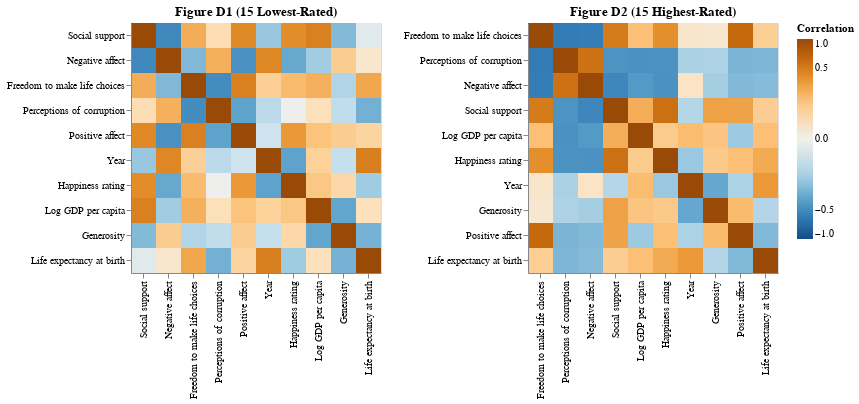

Notebook code for this chart:
### Markdown cell above
By examining Figures C1-C3, we can see that each variable of interest seems to significantly vary between the fifteen lowest rated countries. The variability decreases among the fifteen highest rated countries, possibly implying that lower rated countries' happiness ranks are affected by more than these three factors. If this is the case, it might follow that these variables would have weaker correlations with happiness ratings in these countries. We can test this out by constructing correlation heatmaps once again for each of the two groups.

### Code cell
# construct correlation matrix for fifteen lowest-rated
whr_lowest_15 = whr_data.set_index(whr_data.Country).loc[['Afghanistan', 'South Sudan', 'Central African Republic',
                                                          'Burundi','Rwanda', 'Togo', 'Tanzania', 'Zimbabwe',
                                                          'Comoros', 'Yemen', 'Botswana', 'Haiti', 'Sierra Leone', 
                                                          'Malawi', 'Madagascar'], :]
corr_mx1 = whr_lowest_15.drop(columns=['Country']).corr()

# melt corr_mx
corr_mx_long1 = corr_mx1.reset_index().rename(
    columns = {'index': 'row'}
).melt(
    id_vars = 'row',
    var_name = 'col',
    value_name = 'Correlation'
)

# construct correlation heatmap
fig_d1 = alt.Chart(corr_mx_long1, title = 'Figure D1 (15 Lowest-Rated)').mark_rect().encode(
    x = alt.X('col', title = '', sort = {'field': 'Correlation', 'order': 'ascending'}), 
    y = alt.Y('row', title = '', sort = {'field': 'Correlation', 'order': 'ascending'}),
    color = alt.Color('Correlation', 
                      scale = alt.Scale(scheme = 'blueorange', # diverging gradient
                                        domain = (-1, 1), # ensure white = 0
                                        type = 'sqrt'), # adjust gradient scale
                     legend = alt.Legend(tickCount = 5)) # add ticks to colorbar at 0.5 for reference
).properties(width = 250, height = 250)



# construct correlation matrix for fifteen highest-rated
whr_highest_15 = whr_data.set_index(whr_data.Country).loc[['United States', 'Luxembourg', 'Costa Rica', 'Austria',
                                                           'Australia', 'Israel', 'New Zealand', 'Canada', 'Sweden',
                                                           'Netherlands', 'Iceland', 'Switzerland', 'Norway',
                                                           'Finland', 'Denmark'], :]
corr_mx2 = whr_highest_15.drop(columns=['Country']).corr()

# melt corr_mx
corr_mx_long2 = corr_mx2.reset_index().rename(
    columns = {'index': 'row'}
).melt(
    id_vars = 'row',
    var_name = 'col',
    value_name = 'Correlation'
)

# construct correlation heatmap
fig_d2 = alt.Chart(corr_mx_long2, title = 'Figure D2 (15 Highest-Rated)').mark_rect().encode(
    x = alt.X('col', title = '', sort = {'field': 'Correlation', 'order': 'ascending'}), 
    y = alt.Y('row', title = '', sort = {'field': 'Correlation', 'order': 'ascending'}),
    color = alt.Color('Correlation', 
                      scale = alt.Scale(scheme = 'blueorange', # diverging gradient
                                        domain = (-1, 1), # ensure white = 0
                                        type = 'sqrt'), # adjust gradient scale
                     legend = alt.Legend(tickCount = 5)) # add ticks to colorbar at 0.5 for reference
).properties(width = 250, height = 250)

# display
fig_d1 | fig_d2

### Figure 1 — Vega-Lite specification as saved in the notebook (floating-point values rounded to 4 significant figures)
{"$schema": "https://vega.github.io/schema/vega-lite/v4.17.0.json", "config": {"view": {"continuousHeight": 300, "continuousWidth": 400}}, "datasets": {"data-14d9b4f92e3e331f373729da36580454": [{"Correlation": 1, "col": "Year", "row": "Year"}, {"Correlation": -0.3532, "col": "Year", "row": "Happiness rating"}, {"Correlation": 0.08535, "col": "Year", "row": "Log GDP per capita"}, {"Correlation": -0.1703, "col": "Year", "row": "Social support"}, {"Correlation": 0.4808, "col": "Year", "row": "Life expectancy at birth"}, {"Correlation": 0.09003, "col": "Year", "row": "Freedom to make life choices"}, {"Correlation": -0.05956, "col": "Year", "row": "Generosity"}, {"Correlation": -0.08202, "col": "Year", "row": "Perceptions of corruption"}, {"Correlation": -0.04698, "col": "Year", "row": "Positive affect"}, {"Correlation": 0.4349, "col": "Year", "row": "Negative affect"}, {"Correlation": -0.3532, "col": "Happiness rating", "row": "Year"}, {"Correlation": 1, "col": "Happiness rating", "row": "Happiness rating"}, {"Correlation": 0.1231, "col": "Happiness rating", "row": "Log GDP per capita"}, {"Correlation": 0.3992, "col": "Happiness rating", "row": "Social support"}, {"Correlation": -0.1508, "col": "Happiness rating", "row": "Life expectancy at birth"}, {"Correlation": 0.1749, "col": "Happiness rating", "row": "Freedom to make life choices"}, {"Correlation": 0.06327, "col": "Happiness rating", "row": "Generosity"}, {"Correlation": -0.0006957, "col": "Happiness rating", "row": "Perceptions of corruption"}, {"Correlation": 0.3309, "col": "Happiness rating", "row": "Positive affect"}, {"Correlation": -0.3247, "col": "Happiness rating", "row": "Negative affect"}, {"Correlation": 0.08535, "col": "Log GDP per capita", "row": "Year"}, {"Correlation": 0.1231, "col": "Log GDP per capita", "row": "Happiness rating"}, {"Correlation": 1, "col": "Log GDP per capita", "row": "Log GDP per capita"}, {"Correlation": 0.4738, "col": "Log GDP per capita", "row": "Social support"}, {"Correlation": 0.0368, "col": "Log GDP per capita", "row": "Life expectancy at birth"}, {"Correlation": 0.2205, "col": "Log GDP per capita", "row": "Freedom to make life choices"}, {"Correlation": -0.3417, "col": "Log GDP per capita", "row": "Generosity"}, {"Correlation": 0.04115, "col": "Log GDP per capita", "row": "Perceptions of corruption"}, {"Correlation": 0.1414, "col": "Log GDP per capita", "row": "Positive affect"}, {"Correlation": -0.1484, "col": "Log GDP per capita", "row": "Negative affect"}, {"Correlation": -0.1703, "col": "Social support", "row": "Year"}, {"Correlation": 0.3992, "col": "Social support", "row": "Happiness rating"}, {"Correlation": 0.4738, "col": "Social support", "row": "Log GDP per capita"}, {"Correlation": 1, "col": "Social support", "row": "Social support"}, {"Correlation": -0.01295, "col": "Social support", "row": "Life expectancy at birth"}, {"Correlation": 0.2311, "col": "Social support", "row": "Freedom to make life choices"}, {"Correlation": -0.2317, "col": "Social support", "row": "Generosity"}, {"Correlation": 0.04681, "col": "Social support", "row": "Perceptions of corruption"}, {"Correlation": 0.422, "col": "Social support", "row": "Positive affect"}, {"Correlation": -0.5297, "col": "Social support", "row": "Negative affect"}, {"Correlation": 0.4808, "col": "Life expectancy at birth", "row": "Year"}, {"Correlation": -0.1508, "col": "Life expectancy at birth", "row": "Happiness rating"}, {"Correlation": 0.0368, "col": "Life expectancy at birth", "row": "Log GDP per capita"}, {"Correlation": -0.01295, "col": "Life expectancy at birth", "row": "Social support"}, {"Correlation": 1, "col": "Life expectancy at birth", "row": "Life expectancy at birth"}, {"Correlation": 0.2598, "col": "Life expectancy at birth", "row": "Freedom to make life choices"}, {"Correlation": -0.2708, "col": "Life expectancy at birth", "row": "Generosity"}, {"Correlation": -0.28, "col": "Life expectancy at birth", "row": "Perceptions of corruption"}, {"Correlation": 0.07499, "col": "Life expectancy at birth", "row": "Positive affect"}, {"Correlation": 0.01481, "col": "Life expectancy at birth", "row": "Negative affect"}, {"Correlation": 0.09003, "col": "Freedom to make life choices", "row": "Year"}, {"Correlation": 0.1749, "col": "Freedom to make life choices", "row": "Happiness rating"}, {"Correlation": 0.2205, "col": "Freedom to make life choices", "row": "Log GDP per capita"}, {"Correlation": 0.2311, "col": "Freedom to make life choices", "row": "Social support"}, {"Correlation": 0.2598, "col": "Freedom to make life choices", "row": "Life expectancy at birth"}, {"Correlation": 1, "col": "Freedom to make life choices", "row": "Freedom to make life choices"}, {"Correlation": -0.1058, "col": "Freedom to make life choices", "row": "Generosity"}, {"Correlation": -0.4986, "col": "Freedom to make life choices", "row": "Perceptions of corruption"}, {"Correlation": 0.4672, "col": "Freedom to make life choices", "row": "Positive affect"}, {"Correlation": -0.2381, "col": "Freedom to make life choices", "row": "Negative affect"}, {"Correlation": -0.05956, "col": "Generosity", "row": "Year"}, {"Correlation": 0.06327, "col": "Generosity", "row": "Happiness rating"}, {"Correlation": -0.3417, "col": "Generosity", "row": "Log GDP per capita"}, {"Correlation": -0.2317, "col": "Generosity", "row": "Social support"}, {"Correlation": -0.2708, "col": "Generosity", "row": "Life expectancy at birth"}, {"Correlation": -0.1058, "col": "Generosity", "row": "Freedom to make life choices"}, {"Correlation": 1, "col": "Generosity", "row": "Generosity"}, {"Correlation": -0.06927, "col": "Generosity", "row": "Perceptions of corruption"}, {"Correlation": 0.1031, "col": "Generosity", "row": "Positive affect"}, {"Correlation": 0.1049, "col": "Generosity", "row": "Negative affect"}, {"Correlation": -0.08202, "col": "Perceptions of corruption", "row": "Year"}, {"Correlation": -0.0006957, "col": "Perceptions of corruption", "row": "Happiness rating"}, {"Correlation": 0.04115, "col": "Perceptions of corruption", "row": "Log GDP per capita"}, {"Correlation": 0.04681, "col": "Perceptions of corruption", "row": "Social support"}, {"Correlation": -0.28, "col": "Perceptions of corruption", "row": "Life expectancy at birth"}, {"Correlation": -0.4986, "col": "Perceptions of corruption", "row": "Freedom to make life choices"}, {"Correlation": -0.06927, "col": "Perceptions of corruption", "row": "Generosity"}, {"Correlation": 1, "col": "Perceptions of corruption", "row": "Perceptions of corruption"}, {"Correlation": -0.3563, "col": "Perceptions of corruption", "row": "Positive affect"}, {"Correlation": 0.2186, "col": "Perceptions of corruption", "row": "Negative affect"}, {"Correlation": -0.04698, "col": "Positive affect", "row": "Year"}, {"Correlation": 0.3309, "col": "Positive affect", "row": "Happiness rating"}, {"Correlation": 0.1414, "col": "Positive affect", "row": "Log GDP per capita"}, {"Correlation": 0.422, "col": "Positive affect", "row": "Social support"}, {"Correlation": 0.07499, "col": "Positive affect", "row": "Life expectancy at birth"}, {"Correlation": 0.4672, "col": "Positive affect", "row": "Freedom to make life choices"}, {"Correlation": 0.1031, "col": "Positive affect", "row": "Generosity"}, {"Correlation": -0.3563, "col": "Positive affect", "row": "Perceptions of corruption"}, {"Correlation": 1, "col": "Positive affect", "row": "Positive affect"}, {"Correlation": -0.4632, "col": "Positive affect", "row": "Negative affect"}, {"Correlation": 0.4349, "col": "Negative affect", "row": "Year"}, {"Correlation": -0.3247, "col": "Negative affect", "row": "Happiness rating"}, {"Correlation": -0.1484, "col": "Negative affect", "row": "Log GDP per capita"}, {"Correlation": -0.5297, "col": "Negative affect", "row": "Social support"}, {"Correlation": 0.01481, "col": "Negative affect", "row": "Life expectancy at birth"}, {"Correlation": -0.2381, "col": "Negative affect", "row": "Freedom to make life choices"}, {"Correlation": 0.1049, "col": "Negative affect", "row": "Generosity"}, {"Correlation": 0.2186, "col": "Negative affect", "row": "Perceptions of corruption"}, {"Correlation": -0.4632, "col": "Negative affect", "row": "Positive affect"}, {"Correlation": 1, "col": "Negative affect", "row": "Negative affect"}], "data-1feaffb7db017034f5a36769e0e567f7": [{"Correlation": 1, "col": "Year", "row": "Year"}, {"Correlation": -0.1673, "col": "Year", "row": "Happiness rating"}, {"Correlation": 0.1707, "col": "Year", "row": "Log GDP per capita"}, {"Correlation": -0.0949, "col": "Year", "row": "Social support"}, {"Correlation": 0.3262, "col": "Year", "row": "Life expectancy at birth"}, {"Correlation": 0.01789, "col": "Year", "row": "Freedom to make life choices"}, {"Correlation": -0.3323, "col": "Year", "row": "Generosity"}, {"Correlation": -0.12, "col": "Year", "row": "Perceptions of corruption"}, {"Correlation": -0.1181, "col": "Year", "row": "Positive affect"}, {"Correlation": 0.02433, "col": "Year", "row": "Negative affect"}, {"Correlation": -0.1673, "col": "Happiness rating", "row": "Year"}, {"Correlation": 1, "col": "Happiness rating", "row": "Happiness rating"}, {"Correlation": 0.1058, "col": "Happiness rating", "row": "Log GDP per capita"}, {"Correlation": 0.582, "col": "Happiness rating", "row": "Social support"}, {"Correlation": 0.2464, "col": "Happiness rating", "row": "Life expectancy at birth"}, {"Correlation": 0.3843, "col": "Happiness rating", "row": "Freedom to make life choices"}, {"Correlation": 0.1149, "col": "Happiness rating", "row": "Generosity"}, {"Correlation": -0.4524, "col": "Happiness rating", "row": "Perceptions of corruption"}, {"Correlation": 0.1543, "col": "Happiness rating", "row": "Positive affect"}, {"Correlation": -0.4608, "col": "Happiness rating", "row": "Negative affect"}, {"Correlation": 0.1707, "col": "Log GDP per capita", "row": "Year"}, {"Correlation": 0.1058, "col": "Log GDP per capita", "row": "Happiness rating"}, {"Correlation": 1, "col": "Log GDP per capita", "row": "Log GDP per capita"}, {"Correlation": 0.2261, "col": "Log GDP per capita", "row": "Social support"}, {"Correlation": 0.1545, "col": "Log GDP per capita", "row": "Life expectancy at birth"}, {"Correlation": 0.1578, "col": "Log GDP per capita", "row": "Freedom to make life choices"}, {"Correlation": 0.1345, "col": "Log GDP per capita", "row": "Generosity"}, {"Correlation": -0.4616, "col": "Log GDP per capita", "row": "Perceptions of corruption"}, {"Correlation": -0.1589, "col": "Log GDP per capita", "row": "Positive affect"}, {"Correlation": -0.4087, "col": "Log GDP per capita", "row": "Negative affect"}, {"Correlation": -0.0949, "col": "Social support", "row": "Year"}, {"Correlation": 0.582, "col": "Social support", "row": "Happiness rating"}, {"Correlation": 0.2261, "col": "Social support", "row": "Log GDP per capita"}, {"Correlation": 1, "col": "Social support", "row": "Social support"}, {"Correlation": 0.09778, "col": "Social support", "row": "Life expectancy at birth"}, {"Correlation": 0.5079, "col": "Social support", "row": "Freedom to make life choices"}, {"Correlation": 0.2867, "col": "Social support", "row": "Generosity"}, {"Correlation": -0.4452, "col": "Social support", "row": "Perceptions of corruption"}, {"Correlation": 0.2787, "col": "Social support", "row": "Positive affect"}, {"Correlation": -0.5397, "col": "Social support", "row": "Negative affect"}, {"Correlation": 0.3262, "col": "Life expectancy at birth", "row": "Year"}, {"Correlation": 0.2464, "col": "Life expectancy at birth", "row": "Happiness rating"}, {"Correlation": 0.1545, "col": "Life expectancy at birth", "row": "Log GDP per capita"}, {"Correlation": 0.09778, "col": "Life expectancy at birth", "row": "Social support"}, {"Correlation": 1, "col": "Life expectancy at birth", "row": "Life expectancy at birth"}, {"Correlation": 0.09687, "col": "Life expectancy at birth", "row": "Freedom to make life choices"}, {"Correlation": -0.1011, "col": "Life expectancy at birth", "row": "Generosity"}, {"Correlation": -0.25, "col": "Life expectancy at birth", "row": "Perceptions of corruption"}, {"Correlation": -0.2393, "col": "Life expectancy at birth", "row": "Positive affect"}, {"Correlation": -0.2213, "col": "Life expectancy at birth", "row": "Negative affect"}, {"Correlation": 0.01789, "col": "Freedom to make life choices", "row": "Year"}, {"Correlation": 0.3843, "col": "Freedom to make life choices", "row": "Happiness rating"}, {"Correlation": 0.1578, "col": "Freedom to make life choices", "row": "Log GDP per capita"}, {"Correlation": 0.5079, "col": "Freedom to make life choices", "row": "Social support"}, {"Correlation": 0.09687, "col": "Freedom to make life choices", "row": "Life expectancy at birth"}, {"Correlation": 1, "col": "Freedom to make life choices", "row": "Freedom to make life choices"}, {"Correlation": 0.01172, "col": "Freedom to make life choices", "row": "Generosity"}, {"Correlation": -0.6166, "col": "Freedom to make life choices", "row": "Perceptions of corruption"}, {"Correlation": 0.6427, "col": "Freedom to make life choices", "row": "Positive affect"}, {"Correlation": -0.6034, "col": "Freedom to make life choices", "row": "Negative affect"}, {"Correlation": -0.3323, "col": "Generosity", "row": "Year"}, {"Correlation": 0.1149, "col": "Generosity", "row": "Happiness rating"}, {"Correlation": 0.1345, "col": "Generosity", "row": "Log GDP per capita"}, {"Correlation": 0.2867, "col": "Generosity", "row": "Social support"}, {"Correlation": -0.1011, "col": "Generosity", "row": "Life expectancy at birth"}, {"Correlation": 0.01172, "col": "Generosity", "row": "Freedom to make life choices"}, {"Correlation": 1, "col": "Generosity", "row": "Generosity"}, {"Correlation": -0.1108, "col": "Generosity", "row": "Perceptions of corruption"}, {"Correlation": 0.1739, "col": "Generosity", "row": "Positive affect"}, {"Correlation": -0.135, "col": "Generosity", "row": "Negative affect"}, {"Correlation": -0.12, "col": "Perceptions of corruption", "row": "Year"}, {"Correlation": -0.4524, "col": "Perceptions of corruption", "row": "Happiness rating"}, {"Correlation": -0.4616, "col": "Perceptions of corruption", "row": "Log GDP per capita"}, {"Correlation": -0.4452, "col": "Perceptions of corruption", "row": "Social support"}, {"Correlation": -0.25, "col": "Perceptions of corruption", "row": "Life expectancy at birth"}, {"Correlation": -0.6166, "col": "Perceptions of corruption", "row": "Freedom to make life choices"}, {"Correlation": -0.1108, "col": "Perceptions of corruption", "row": "Generosity"}, {"Correlation": 1, "col": "Perceptions of corruption", "row": "Perceptions of corruption"}, {"Correlation": -0.2578, "col": "Perceptions of corruption", "row": "Positive affect"}, {"Correlation": 0.5795, "col": "Perceptions of corruption", "row": "Negative affect"}, {"Correlation": -0.1181, "col": "Positive affect", "row": "Year"}, {"Correlation": 0.1543, "col": "Positive affect", "row": "Happiness rating"}, {"Correlation": -0.1589, "col": "Positive affect", "row": "Log GDP per capita"}, {"Correlation": 0.2787, "col": "Positive affect", "row": "Social support"}, {"Correlation": -0.2393, "col": "Positive affect", "row": "Life expectancy at birth"}, {"Correlation": 0.6427, "col": "Positive affect", "row": "Freedom to make life choices"}, {"Correlation": 0.1739, "col": "Positive affect", "row": "Generosity"}, {"Correlation": -0.2578, "col": "Positive affect", "row": "Perceptions of corruption"}, {"Correlation": 1, "col": "Positive affect", "row": "Positive affect"}, {"Correlation": -0.2359, "col": "Positive affect", "row": "Negative affect"}, {"Correlation": 0.02433, "col": "Negative affect", "row": "Year"}, {"Correlation": -0.4608, "col": "Negative affect", "row": "Happiness rating"}, {"Correlation": -0.4087, "col": "Negative affect", "row": "Log GDP per capita"}, {"Correlation": -0.5397, "col": "Negative affect", "row": "Social support"}, {"Correlation": -0.2213, "col": "Negative affect", "row": "Life expectancy at birth"}, {"Correlation": -0.6034, "col": "Negative affect", "row": "Freedom to make life choices"}, {"Correlation": -0.135, "col": "Negative affect", "row": "Generosity"}, {"Correlation": 0.5795, "col": "Negative affect", "row": "Perceptions of corruption"}, {"Correlation": -0.2359, "col": "Negative affect", "row": "Positive affect"}, {"Correlation": 1, "col": "Negative affect", "row": "Negative affect"}]}, "hconcat": [{"data": {"name": "data-14d9b4f92e3e331f373729da36580454"}, "encoding": {"color": {"field": "Correlation", "legend": {"tickCount": 5}, "scale": {"domain": [-1, 1], "scheme": "blueorange", "type": "sqrt"}, "type": "quantitative"}, "x": {"field": "col", "sort": {"field": "Correlation", "order": "ascending"}, "title": "", "type": "nominal"}, "y": {"field": "row", "sort": {"field": "Correlation", "order": "ascending"}, "title": "", "type": "nominal"}}, "height": 250, "mark": "rect", "title": "Figure D1 (15 Lowest-Rated)", "width": 250}, {"data": {"name": "data-1feaffb7db017034f5a36769e0e567f7"}, "encoding": {"color": {"field": "Correlation", "legend": {"tickCount": 5}, "scale": {"domain": [-1, 1], "scheme": "blueorange", "type": "sqrt"}, "type": "quantitative"}, "x": {"field": "col", "sort": {"field": "Correlation", "order": "ascending"}, "title": "", "type": "nominal"}, "y": {"field": "row", "sort": {"field": "Correlation", "order": "ascending"}, "title": "", "type": "nominal"}}, "height": 250, "mark": "rect", "title": "Figure D2 (15 Highest-Rated)", "width": 250}]}
